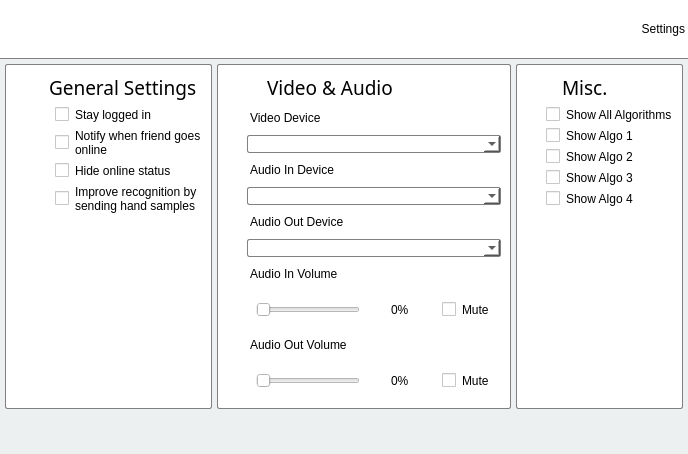
            <widget class="QWidget" name="settingsPage">
             <property name="styleSheet">
              <string notr="true">background-color: rgb(236, 240, 241);</string>
             </property>
             <layout class="QVBoxLayout" name="verticalLayout_4">
              <property name="spacing">
               <number>0</number>
              </property>
              <property name="leftMargin">
               <number>0</number>
              </property>
              <property name="topMargin">
               <number>0</number>
              </property>
              <property name="rightMargin">
               <number>0</number>
              </property>
              <property name="bottomMargin">
               <number>0</number>
              </property>
              <item>
               <widget class="QFrame" name="settingsHeader">
                <property name="minimumSize">
                 <size>
                  <width>0</width>
                  <height>59</height>
                 </size>
                </property>
                <property name="maximumSize">
                 <size>
                  <width>16777215</width>
                  <height>59</height>
                 </size>
                </property>
                <property name="styleSheet">
                 <string notr="true">border-bottom: 1.3px solid gray;
background: white;</string>
                </property>
                <layout class="QHBoxLayout" name="horizontalLayout_3">
                 <property name="spacing">
                  <number>0</number>
                 </property>
                 <property name="leftMargin">
                  <number>0</number>
                 </property>
                 <property name="topMargin">
                  <number>0</number>
                 </property>
                 <property name="rightMargin">
                  <number>0</number>
                 </property>
                 <property name="bottomMargin">
                  <number>0</number>
                 </property>
                 <item>
                  <spacer name="horizontalSpacer_3">
                   <property name="orientation">
                    <enum>Qt::Horizontal</enum>
                   </property>
                   <property name="sizeHint" stdset="0">
                    <size>
                     <width>40</width>
                     <height>20</height>
                    </size>
                   </property>
                  </spacer>
                 </item>
                 <item>
                  <widget class="QLabel" name="label_12">
                   <property name="minimumSize">
                    <size>
                     <width>40</width>
                     <height>40</height>
                    </size>
                   </property>
                   <property name="maximumSize">
                    <size>
                     <width>40</width>
                     <height>40</height>
                    </size>
                   </property>
                   <property name="autoFillBackground">
                    <bool>false</bool>
                   </property>
                   <property name="styleSheet">
                    <string notr="true">border: 0px</string>
                   </property>
                   <property name="frameShadow">
                    <enum>QFrame::Sunken</enum>
                   </property>
                   <property name="lineWidth">
                    <number>0</number>
                   </property>
                   <property name="text">
                    <string>&lt;html&gt;&lt;head/&gt;&lt;body&gt;&lt;p&gt;&lt;img src=&quot;:/Black Icons/Icons/settings_1.png&quot;/&gt;&lt;/p&gt;&lt;/body&gt;&lt;/html&gt;</string>
                   </property>
                   <property name="alignment">
                    <set>Qt::AlignCenter</set>
                   </property>
                   <property name="wordWrap">
                    <bool>false</bool>
                   </property>
                   <property name="indent">
                    <number>0</number>
                   </property>
                  </widget>
                 </item>
                 <item>
                  <widget class="QLabel" name="label_2">
                   <property name="minimumSize">
                    <size>
                     <width>0</width>
                     <height>51</height>
                    </size>
                   </property>
                   <property name="maximumSize">
                    <size>
                     <width>125</width>
                     <height>50</height>
                    </size>
                   </property>
                   <property name="styleSheet">
                    <string notr="true">font: 24pt &quot;Trebuchet MS&quot;;
text-align: right;
margin-bottom: 1.3px;
border-bottom: 0px;</string>
                   </property>
                   <property name="text">
                    <string>Settings</string>
                   </property>
                   <property name="alignment">
                    <set>Qt::AlignRight|Qt::AlignTrailing|Qt::AlignVCenter</set>
                   </property>
                  </widget>
                 </item>
                </layout>
               </widget>
              </item>
              <item>
               <layout class="QVBoxLayout" name="verticalLayout_6">
                <property name="spacing">
                 <number>0</number>
                </property>
                <item>
                 <layout class="QHBoxLayout" name="horizontalLayout">
                  <property name="spacing">
                   <number>5</number>
                  </property>
                  <property name="leftMargin">
                   <number>5</number>
                  </property>
                  <property name="topMargin">
                   <number>5</number>
                  </property>
                  <property name="rightMargin">
                   <number>5</number>
                  </property>
                  <property name="bottomMargin">
                   <number>5</number>
                  </property>
                  <item>
                   <widget class="QFrame" name="settingsgeneralVerticalFrame">
                    <property name="styleSheet">
                     <string notr="true">border: 1.3px solid gray;
border-radius: 2px;
background: white;</string>
                    </property>
                    <layout class="QVBoxLayout" name="settingsCol1">
                     <item>
                      <layout class="QHBoxLayout" name="horizontalLayout_5">
                       <item>
                        <widget class="QLabel" name="label_15">
                         <property name="maximumSize">
                          <size>
                           <width>28</width>
                           <height>30</height>
                          </size>
                         </property>
                         <property name="styleSheet">
                          <string notr="true">border: 0px;</string>
                         </property>
                         <property name="text">
                          <string>&lt;html&gt;&lt;head/&gt;&lt;body&gt;&lt;p&gt;&lt;img src=&quot;:/SettingsIcons/Icons/general.png&quot;/&gt;&lt;/p&gt;&lt;/body&gt;&lt;/html&gt;</string>
                         </property>
                        </widget>
                       </item>
                       <item>
                        <widget class="QLabel" name="label_4">
                         <property name="maximumSize">
                          <size>
                           <width>16777215</width>
                           <height>30</height>
                          </size>
                         </property>
                         <property name="font">
                          <font>
                           <family>Trebuchet MS</family>
                           <pointsize>14</pointsize>
                           <weight>50</weight>
                           <italic>false</italic>
                           <bold>false</bold>
                          </font>
                         </property>
                         <property name="styleSheet">
                          <string notr="true">font: 14pt &quot;Trebuchet MS&quot;;
border: 0px;</string>
                         </property>
                         <property name="text">
                          <string>General Settings</string>
                         </property>
                         <property name="alignment">
                          <set>Qt::AlignLeading|Qt::AlignLeft|Qt::AlignVCenter</set>
                         </property>
                        </widget>
                       </item>
                      </layout>
                     </item>
                     <item>
                      <widget class="QCheckBox" name="stayloggedinCheckBox">
                       <property name="styleSheet">
                        <string notr="true">border:0px;
font: 10pt &quot;Trebuchet MS&quot;;
margin-left: 40;</string>
                       </property>
                       <property name="text">
                        <string>Stay logged in</string>
                       </property>
                      </widget>
                     </item>
                     <item>
                      <widget class="QCheckBox" name="friendonlineCheckBox">
                       <property name="styleSheet">
                        <string notr="true">border:0px;
font: 10pt &quot;Trebuchet MS&quot;;
margin-left: 40;</string>
                       </property>
                       <property name="text">
                        <string>Notify when friend goes
online</string>
                       </property>
                      </widget>
                     </item>
                     <item>
                      <widget class="QCheckBox" name="hideonlineCheckBox">
                       <property name="styleSheet">
                        <string notr="true">border:0px;
font: 10pt &quot;Trebuchet MS&quot;;
margin-left: 40;</string>
                       </property>
                       <property name="text">
                        <string>Hide online status</string>
                       </property>
                      </widget>
                     </item>
                     <item>
                      <widget class="QCheckBox" name="consentCheckBox">
                       <property name="styleSheet">
                        <string notr="true">border:0px;
font: 10pt &quot;Trebuchet MS&quot;;
margin-left: 40;</string>
                       </property>
                       <property name="text">
                        <string>Improve recognition by
sending hand samples</string>
                       </property>
                      </widget>
                     </item>
                     <item>
                      <spacer name="verticalSpacer_4">
                       <property name="orientation">
                        <enum>Qt::Vertical</enum>
                       </property>
                       <property name="sizeHint" stdset="0">
                        <size>
                         <width>20</width>
                         <height>40</height>
                        </size>
                       </property>
                      </spacer>
                     </item>
                     <item>
                      <spacer name="horizontalSpacer">
                       <property name="orientation">
                        <enum>Qt::Horizontal</enum>
                       </property>
                       <property name="sizeHint" stdset="0">
                        <size>
                         <width>40</width>
                         <height>20</height>
                        </size>
                       </property>
                      </spacer>
                     </item>
                    </layout>
                   </widget>
                  </item>
                  <item>
                   <widget class="QFrame" name="settingsvideoaudioVerticalFrame_2">
                    <property name="styleSheet">
                     <string notr="true">border: 1.3px solid gray;
border-radius: 2px;
background: white;</string>
                    </property>
                    <layout class="QVBoxLayout" name="settingsvideoaudioVerticalFrame">
                     <property name="spacing">
                      <number>10</number>
                     </property>
                     <item>
                      <layout class="QHBoxLayout" name="horizontalLayout_7">
                       <item>
                        <widget class="QLabel" name="label_16">
                         <property name="minimumSize">
                          <size>
                           <width>24</width>
                           <height>0</height>
                          </size>
                         </property>
                         <property name="maximumSize">
                          <size>
                           <width>30</width>
                           <height>16777215</height>
                          </size>
                         </property>
                         <property name="styleSheet">
                          <string notr="true">border: 0px</string>
                         </property>
                         <property name="text">
                          <string>&lt;html&gt;&lt;head/&gt;&lt;body&gt;&lt;p&gt;&lt;img src=&quot;:/SettingsIcons/Icons/camera.png&quot;/&gt;&lt;/p&gt;&lt;/body&gt;&lt;/html&gt;</string>
                         </property>
                        </widget>
                       </item>
                       <item>
                        <widget class="QLabel" name="label_5">
                         <property name="maximumSize">
                          <size>
                           <width>16777215</width>
                           <height>30</height>
                          </size>
                         </property>
                         <property name="font">
                          <font>
                           <family>Trebuchet MS</family>
                           <pointsize>14</pointsize>
                           <weight>50</weight>
                           <italic>false</italic>
                           <bold>false</bold>
                          </font>
                         </property>
                         <property name="styleSheet">
                          <string notr="true">font: 14pt &quot;Trebuchet MS&quot;;
border: 0px;</string>
                         </property>
                         <property name="text">
                          <string>Video &amp; Audio</string>
                         </property>
                         <property name="alignment">
                          <set>Qt::AlignLeading|Qt::AlignLeft|Qt::AlignVCenter</set>
                         </property>
                        </widget>
                       </item>
                      </layout>
                     </item>
                     <item>
                      <widget class="QLabel" name="label_7">
                       <property name="maximumSize">
                        <size>
                         <width>16777215</width>
                         <height>15</height>
                        </size>
                       </property>
                       <property name="styleSheet">
                        <string notr="true">font: 10pt &quot;Trebuchet MS&quot;;
margin-left: 20;
border: 0px;</string>
                       </property>
                       <property name="text">
                        <string>Video Device</string>
                       </property>
                      </widget>
                     </item>
                     <item>
                      <widget class="QComboBox" name="videodeviceComboBox">
                       <property name="styleSheet">
                        <string notr="true">font: 10pt &quot;Trebuchet MS&quot;;
margin-left: 20;</string>
                       </property>
                       <property name="currentText">
                        <string/>
                       </property>
                      </widget>
                     </item>
                     <item>
                      <widget class="QLabel" name="label_8">
                       <property name="styleSheet">
                        <string notr="true">font: 10pt &quot;Trebuchet MS&quot;;
margin-left: 20;
border: 0px;</string>
                       </property>
                       <property name="text">
                        <string>Audio In Device</string>
                       </property>
                      </widget>
                     </item>
                     <item>
                      <widget class="QComboBox" name="audioindeviceComboBox">
                       <property name="styleSheet">
                        <string notr="true">font: 10pt &quot;Trebuchet MS&quot;;
margin-left: 20;</string>
                       </property>
                      </widget>
                     </item>
                     <item>
                      <widget class="QLabel" name="label_9">
                       <property name="styleSheet">
                        <string notr="true">font: 10pt &quot;Trebuchet MS&quot;;
margin-left: 20;
border: 0px;</string>
                       </property>
                       <property name="text">
                        <string>Audio Out Device</string>
                       </property>
                      </widget>
                     </item>
                     <item>
                      <widget class="QComboBox" name="audiooutdeviceComboBox">
                       <property name="styleSheet">
                        <string notr="true">font: 10pt &quot;Trebuchet MS&quot;;
margin-left: 20;</string>
                       </property>
                      </widget>
                     </item>
                     <item>
                      <widget class="QLabel" name="label_10">
                       <property name="styleSheet">
                        <string notr="true">font: 10pt &quot;Trebuchet MS&quot;;
margin-left: 20;
border: 0px;</string>
                       </property>
                       <property name="text">
                        <string>Audio In Volume</string>
                       </property>
                      </widget>
                     </item>
                     <item>
                      <widget class="QFrame" name="audioInFrame">
                       <property name="styleSheet">
                        <string notr="true">margin-left:20;
border: 0px;</string>
                       </property>
                       <layout class="QHBoxLayout" name="AudioInLayout">
                        <item>
                         <widget class="QSlider" name="audioinvolumeSlider">
                          <property name="styleSheet">
                           <string notr="true">font: 10pt &quot;Trebuchet MS&quot;;
margin-left: 20;
border: 0px;</string>
                          </property>
                          <property name="orientation">
                           <enum>Qt::Horizontal</enum>
                          </property>
                         </widget>
                        </item>
                        <item>
                         <widget class="QLabel" name="audioinvolumeLabel">
                          <property name="styleSheet">
                           <string notr="true">font: 10pt &quot;Trebuchet MS&quot;;
padding:2</string>
                          </property>
                          <property name="text">
                           <string>0%</string>
                          </property>
                         </widget>
                        </item>
                        <item>
                         <widget class="QCheckBox" name="audioInmuteCheckBox">
                          <property name="styleSheet">
                           <string notr="true">font: 10pt &quot;Trebuchet MS&quot;;
padding:2</string>
                          </property>
                          <property name="text">
                           <string>Mute</string>
                          </property>
                         </widget>
                        </item>
                       </layout>
                      </widget>
                     </item>
                     <item>
                      <widget class="QLabel" name="label_11">
                       <property name="styleSheet">
                        <string notr="true">font: 10pt &quot;Trebuchet MS&quot;;
margin-left: 20;
border: 0px;</string>
                       </property>
                       <property name="text">
                        <string>Audio Out Volume</string>
                       </property>
                      </widget>
                     </item>
                     <item>
                      <widget class="QFrame" name="audioOutFrame">
                       <property name="styleSheet">
                        <string notr="true">margin-left:20;
border: 0px;</string>
                       </property>
                       <layout class="QHBoxLayout" name="AudioOutLayout">
                        <item>
                         <widget class="QSlider" name="auiooutvolumeComboBox">
                          <property name="styleSheet">
                           <string notr="true">font: 10pt &quot;Trebuchet MS&quot;;
margin-left: 20;
border: 0px;</string>
                          </property>
                          <property name="orientation">
                           <enum>Qt::Horizontal</enum>
                          </property>
                         </widget>
                        </item>
                        <item>
                         <widget class="QLabel" name="audiooutvolumeLabel">
                          <property name="styleSheet">
                           <string notr="true">font: 10pt &quot;Trebuchet MS&quot;;
padding:2</string>
                          </property>
                          <property name="text">
                           <string>0%</string>
                          </property>
                         </widget>
                        </item>
                        <item>
                         <widget class="QCheckBox" name="audiooutmuteCheckBox">
                          <property name="styleSheet">
                           <string notr="true">font: 10pt &quot;Trebuchet MS&quot;;
padding:2</string>
                          </property>
                          <property name="text">
                           <string>Mute</string>
                          </property>
                         </widget>
                        </item>
                       </layout>
                      </widget>
                     </item>
                    </layout>
                   </widget>
                  </item>
                  <item>
                   <widget class="QFrame" name="settingsmiscVerticalFrame_2">
                    <property name="styleSheet">
                     <string notr="true">border: 1.3px solid gray;
border-radius: 2px;
background: white;</string>
                    </property>
                    <layout class="QVBoxLayout" name="settingsmiscVerticalFrame">
                     <item>
                      <layout class="QHBoxLayout" name="horizontalLayout_8">
                       <item>
                        <widget class="QLabel" name="label_17">
                         <property name="maximumSize">
                          <size>
                           <width>30</width>
                           <height>16777215</height>
                          </size>
                         </property>
                         <property name="styleSheet">
                          <string notr="true">border: 0px</string>
                         </property>
                         <property name="text">
                          <string>&lt;html&gt;&lt;head/&gt;&lt;body&gt;&lt;p&gt;&lt;img src=&quot;:/SettingsIcons/Icons/misc.png&quot;/&gt;&lt;/p&gt;&lt;/body&gt;&lt;/html&gt;</string>
                         </property>
                        </widget>
                       </item>
                       <item>
                        <widget class="QLabel" name="label_6">
                         <property name="maximumSize">
                          <size>
                           <width>16777215</width>
                           <height>30</height>
                          </size>
                         </property>
                         <property name="font">
                          <font>
                           <family>Trebuchet MS</family>
                           <pointsize>14</pointsize>
                           <weight>50</weight>
                           <italic>false</italic>
                           <bold>false</bold>
                          </font>
                         </property>
                         <property name="styleSheet">
                          <string notr="true">font: 14pt &quot;Trebuchet MS&quot;;
border: 0px;</string>
                         </property>
                         <property name="text">
                          <string>Misc.</string>
                         </property>
                         <property name="alignment">
                          <set>Qt::AlignLeading|Qt::AlignLeft|Qt::AlignVCenter</set>
                         </property>
                        </widget>
                       </item>
                      </layout>
                     </item>
                     <item>
                      <widget class="QCheckBox" name="allalgorithmsCheckBox">
                       <property name="styleSheet">
                        <string notr="true">font: 10pt &quot;Trebuchet MS&quot;;
margin-left: 20;
border: 0px;</string>
                       </property>
                       <property name="text">
                        <string>Show All Algorithms</string>
                       </property>
                      </widget>
                     </item>
                     <item>
                      <widget class="QCheckBox" name="algo1CheckBox">
                       <property name="styleSheet">
                        <string notr="true">font: 10pt &quot;Trebuchet MS&quot;;
margin-left: 20;
border: 0px;</string>
                       </property>
                       <property name="text">
                        <string>Show Algo 1</string>
                       </property>
                      </widget>
                     </item>
                     <item>
                      <widget class="QCheckBox" name="algo2CheckBox">
                       <property name="styleSheet">
                        <string notr="true">font: 10pt &quot;Trebuchet MS&quot;;
margin-left: 20;
border: 0px;</string>
                       </property>
                       <property name="text">
                        <string>Show Algo 2</string>
                       </property>
                      </widget>
                     </item>
                     <item>
                      <widget class="QCheckBox" name="algo3CheckBox">
                       <property name="styleSheet">
                        <string notr="true">font: 10pt &quot;Trebuchet MS&quot;;
margin-left: 20;
border: 0px;</string>
                       </property>
                       <property name="text">
                        <string>Show Algo 3</string>
                       </property>
                      </widget>
                     </item>
                     <item>
                      <widget class="QCheckBox" name="algo4CheckBox">
                       <property name="styleSheet">
                        <string notr="true">font: 10pt &quot;Trebuchet MS&quot;;
margin-left: 20;
border: 0px;</string>
                       </property>
                       <property name="text">
                        <string>Show Algo 4</string>
                       </property>
                      </widget>
                     </item>
                     <item>
                      <spacer name="verticalSpacer_6">
                       <property name="orientation">
                        <enum>Qt::Vertical</enum>
                       </property>
                       <property name="sizeHint" stdset="0">
                        <size>
                         <width>20</width>
                         <height>40</height>
                        </size>
                       </property>
                      </spacer>
                     </item>
                     <item>
                      <spacer name="horizontalSpacer_2">
                       <property name="orientation">
                        <enum>Qt::Horizontal</enum>
                       </property>
                       <property name="sizeHint" stdset="0">
                        <size>
                         <width>40</width>
                         <height>20</height>
                        </size>
                       </property>
                      </spacer>
                     </item>
                    </layout>
                   </widget>
                  </item>
                 </layout>
                </item>
                <item>
                 <spacer name="verticalSpacer_3">
                  <property name="orientation">
                   <enum>Qt::Vertical</enum>
                  </property>
                  <property name="sizeHint" stdset="0">
                   <size>
                    <width>20</width>
                    <height>40</height>
                   </size>
                  </property>
                 </spacer>
                </item>
               </layout>
              </item>
             </layout>
            </widget>
